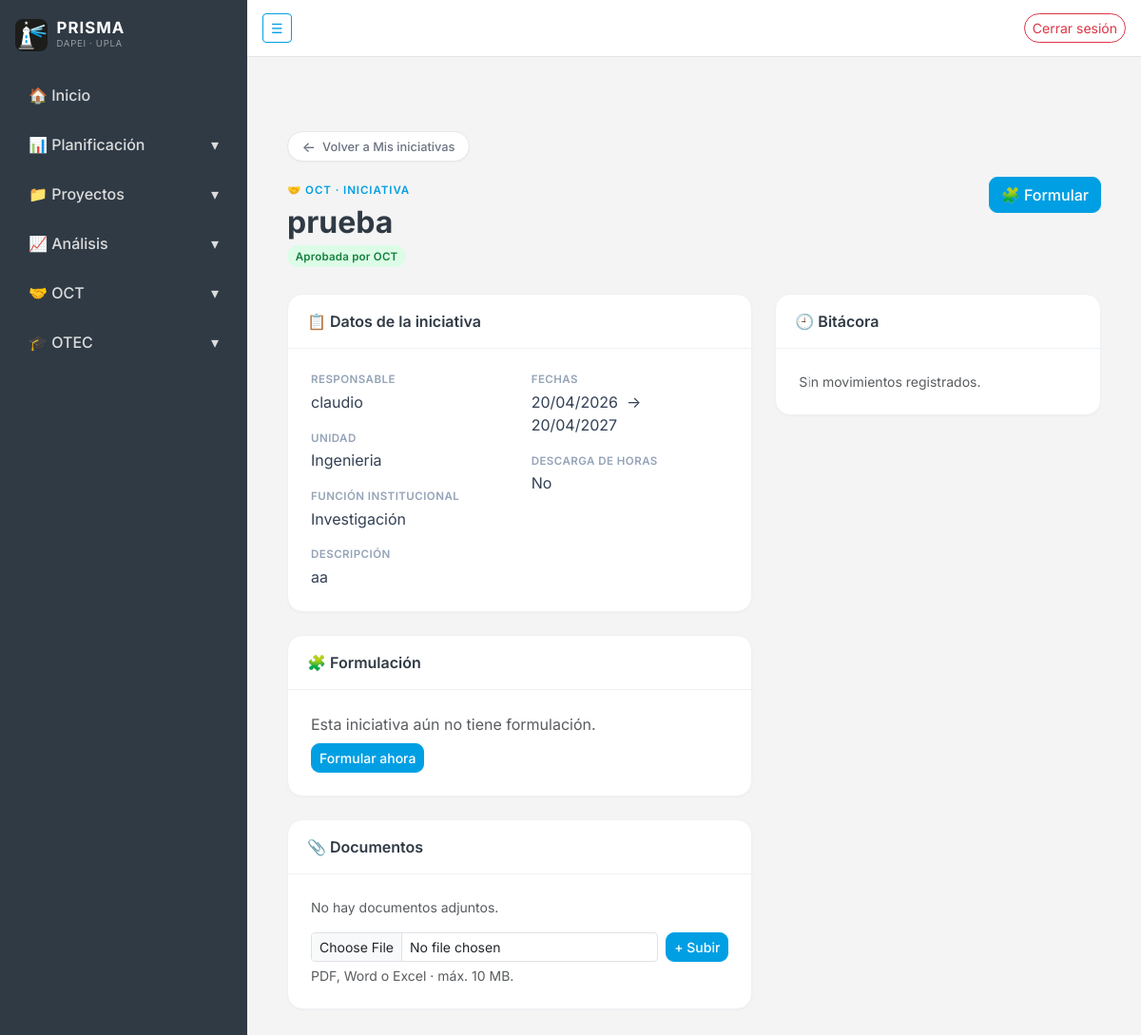
Page /oct/iniciativas/1/ (signed in) on the committed database.
### oct/models.py (models this page shows, shortened)
class Iniciativa(models.Model):
    class FuncionInstitucional(models.TextChoices):
        DOCENCIA = "DOCENCIA", "Docencia"
        INVESTIGACION = "INVESTIGACION", "Investigación"
        VINCULACION = "VINCULACION", "Vinculación con el Medio"
        GESTION = "GESTION", "Gestión Estratégica"
    class Estado(models.TextChoices):
        BORRADOR = "BORRADOR", "Borrador"
        ENVIADA = "ENVIADA", "Enviada"
        REVISION_OCT = "REVISION_OCT", "Revisión OCT"
        DEVUELTA = "DEVUELTA", "Devuelta con observaciones"
        APROBADA = "APROBADA", "Aprobada por OCT"
        POSTULADA = "POSTULADA", "Postulada"
        ADJUDICADA = "ADJUDICADA", "Adjudicada"
        NO_ADJUDICADA = "NO_ADJUDICADA", "No adjudicada"
    nombre = models.CharField(max_length=255)
    descripcion = models.CharField(max_length=500)
    unidad = models.CharField(max_length=255)
    responsable = models.ForeignKey(
        User,
        on_delete=models.CASCADE,
        related_name="iniciativas"
    )
    funcion_institucional = models.CharField(
        max_length=30,
        choices=FuncionInstitucional.choices
    )
    estado = models.CharField(
        max_length=30,
        choices=Estado.choices,
        default=Estado.BORRADOR
    )
    fecha_inicio = models.DateField(null=True, blank=True)
    fecha_termino = models.DateField(null=True, blank=True)
    descarga_horas = models.BooleanField(default=False)
    fecha_creacion = models.DateTimeField(auto_now_add=True)
    fecha_actualizacion = models.DateTimeField(auto_now=True)
    observaciones = models.TextField(blank=True, null=True)

### oct/views.py (the view)
# urls.py: path('iniciativas/<int:pk>/', views.detalle_iniciativa, name='detalle_iniciativa'),
@login_required
def detalle_iniciativa(request, pk):
    iniciativa = get_object_or_404(Iniciativa, pk=pk)
    if not puede_ver_iniciativa(request.user, iniciativa):
        raise PermissionDenied
    es_responsable = iniciativa.responsable_id == request.user.id
    return render(request, "oct/detalle_iniciativa.html", {
        "iniciativa": iniciativa,
        "formulacion": getattr(iniciativa, "formulacion", None),
        "documentos": iniciativa.documentos.all(),
        "movimientos": iniciativa.movimientos.select_related("usuario"),
        "es_responsable": es_responsable,
        "es_aprobador": es_aprobador(request.user),
        "Estado": Iniciativa.Estado,
    })

### oct/views.py (called while the page is built)
def es_aprobador(user):
    return user.is_authenticated and user.groups.filter(name=GRUPO_APROBADORES).exists()

def puede_ver_iniciativa(user, iniciativa):
    return iniciativa.responsable_id == user.id or es_aprobador(user)

### oct/templates/oct/detalle_iniciativa.html (shortened to what this page needs)
{% extends "core/base.html" %}
{% block content %}
<div class="container py-5">
    <div class="mb-3">
        <a href="{% url 'oct:mis_iniciativas' %}" class="btn-volver">
            <span class="arrow">←</span> Volver a Mis iniciativas
        </a>
    </div>
    <div class="oct-page-head">
        <div>
            <span class="oct-eyebrow">🤝 OCT · Iniciativa</span>
            <h2>{{ iniciativa.nombre }}</h2>
            <p class="oct-sub mb-0">
                {% include "oct/partials/badge_estado.html" with estado=iniciativa.estado label=iniciativa.get_estado_display %}
            </p>
        </div>
        {% if es_responsable %}
        <div class="d-flex gap-2 flex-wrap">
            {% if iniciativa.estado == Estado.BORRADOR or iniciativa.estado == Estado.DEVUELTA %}
                <a href="{% url 'oct:editar_iniciativa' iniciativa.pk %}" class="btn btn-oct">✏️ Editar</a>
            {% elif iniciativa.estado == Estado.APROBADA %}
                <a href="{% url 'oct:formular_iniciativas' %}" class="btn btn-oct">🧩 Formular</a>
            {% endif %}
        </div>
        {% endif %}
    </div>
    <div class="row g-4">
        <div class="col-lg-7">
            <div class="oct-card mb-4">
                <div class="oct-card-head">📋 Datos de la iniciativa</div>
                <div class="card-body p-4">
                    <div class="row">
                        <div class="col-md-6">
                            <div class="oct-field">
                                <div class="oct-field-label">Responsable</div>
                                <div class="oct-field-value">{{ iniciativa.responsable }}</div>
                            </div>
                            <div class="oct-field">
                                <div class="oct-field-label">Unidad</div>
                                <div class="oct-field-value">{{ iniciativa.unidad }}</div>
                            </div>
                            <div class="oct-field">
                                <div class="oct-field-label">Función institucional</div>
                                <div class="oct-field-value">{{ iniciativa.get_funcion_institucional_display }}</div>
                            </div>
                        </div>
                        <div class="col-md-6">
                            <div class="oct-field">
                                <div class="oct-field-label">Fechas</div>
                                <div class="oct-field-value">
                                    {{ iniciativa.fecha_inicio|date:"d/m/Y"|default:"—" }}
                                    &nbsp;→&nbsp;
                                    {{ iniciativa.fecha_termino|date:"d/m/Y"|default:"—" }}
                                </div>
                            </div>
                            <div class="oct-field">
                                <div class="oct-field-label">Descarga de horas</div>
                                <div class="oct-field-value">{% if iniciativa.descarga_horas %}Sí{% else %}No{% endif %}</div>
                            </div>
                        </div>
                        <div class="col-12">
                            <div class="oct-field mb-0">
                                <div class="oct-field-label">Descripción</div>
                                <div class="oct-field-value">{{ iniciativa.descripcion }}</div>
                            </div>
                        </div>
                    </div>
                </div>
            </div>
            <div class="oct-card mb-4">
                <div class="oct-card-head">
                    🧩 Formulación
                </div>
                <div class="card-body p-4">
                    {% if formulacion %}
                        <div class="oct-field">
                            <div class="oct-field-label">Fondo o licitación</div>
                            <div class="oct-field-value fw-semibold">{{ formulacion.nombre_fondo }}</div>
                        </div>
                        <a href="{% url 'oct:ver_formulacion' iniciativa.id %}" class="btn btn-sm btn-oct-ghost">
                            Ver formulación completa →
                        </a>
                    {% elif iniciativa.estado == Estado.APROBADA and es_responsable %}
                        <p class="text-muted mb-2">Esta iniciativa aún no tiene formulación.</p>
                        <a href="{% url 'oct:formular_iniciativas' %}" class="btn btn-sm btn-oct">Formular ahora</a>
                    {% else %}
                        <div class="text-muted">Sin formulación registrada.</div>
                    {% endif %}
                </div>
            </div>
            <div class="oct-card">
                <div class="oct-card-head">📎 Documentos</div>
                <div class="card-body p-4">
                    {% for doc in documentos %}
                        <div class="oct-doc">
                            <span class="oct-doc-icon">📄</span>
                            <a class="oct-doc-name" href="{{ doc.archivo.url }}" target="_blank" rel="noopener">
                                {{ doc.nombre_archivo }}
                            </a>
                            <span class="oct-doc-date">{{ doc.fecha_subida|date:"d/m/Y" }}</span>
                            {% if es_responsable %}
                            <form method="post" action="{% url 'oct:eliminar_documento_iniciativa' doc.pk %}"
                                  class="confirm-form" data-msg="¿Eliminar este documento?">
                                {% csrf_token %}
                                <button class="btn btn-sm btn-link text-danger p-0">✕</button>
                            </form>
                            {% endif %}
                        </div>
                    {% empty %}
                        <p class="text-muted small mb-3">No hay documentos adjuntos.</p>
                    {% endfor %}
                    {% if es_responsable %}
                    <form method="post" action="{% url 'oct:subir_documento_iniciativa' iniciativa.pk %}"
                          enctype="multipart/form-data" class="d-flex gap-2 mt-2">
                        <input type="file" name="archivo" class="form-control form-control-sm" required>
                        <button class="btn btn-sm btn-oct text-nowrap">+ Subir</button>
                    </form>
                    <div class="form-text">PDF, Word o Excel · máx. 10 MB.</div>
                    {% endif %}
                </div>
            </div>
        </div>
        <div class="col-lg-5">
            <div class="oct-card">
                <div class="oct-card-head">🕘 Bitácora</div>
                <div class="card-body p-4">
                    <ul class="oct-timeline">
                        {% for m in movimientos %}
                        <li class="oct-tl-item">
                            <span class="oct-tl-dot {{ m.tipo|lower }}"></span>
                            <div class="oct-tl-meta">
                                {{ m.fecha|date:"d/m/Y H:i" }}
                                {% if m.usuario %} · {{ m.usuario.get_full_name|default:m.usuario.username }}{% endif %}
                            </div>
                            <div class="oct-tl-detalle">
                                <span class="oct-tl-tipo">{{ m.get_tipo_display }}.</span>
                                {{ m.detalle }}
                            </div>
                        </li>
                        {% empty %}
                        <li class="text-muted small">Sin movimientos registrados.</li>
                        {% endfor %}
                    </ul>
                </div>
            </div>
        </div>
    </div>
</div>
{% endblock %}

### core/templates/core/base.html (style rules this page uses)
:root { --font-sans: 'Inter', -apple-system, BlinkMacSystemFont, 'Segoe UI', Roboto, sans-serif; --font-mono: 'JetBrains Mono', ui-monospace, 'SFMono-Regular', Menlo, monospace; }
body { overflow-x: hidden; background-color: #f4f4f4; color: #565656; font-family: var(--font-sans); font-feature-settings: 'cv02', 'cv03', 'cv04', 'cv11'; -webkit-font-smoothing: antialiased; -moz-osx-font-smoothing: grayscale; }
.btn-volver { display: inline-flex; align-items: center; gap: .45rem; background: #ffffff; border: 1px solid #e5e7eb; color: #6b7280; border-radius: 999px; padding: .35rem .9rem; font-size: .8rem; font-weight: 500; text-decoration: none; transition: all .15s ease; box-shadow: 0 1px 2px rgba(0,0,0,0.03); }
.btn-volver .arrow { display: inline-block; font-size: .95rem; line-height: 1; transition: transform .15s ease; }

### oct/templates/oct/partials/estilos.html (style rules this page uses)
.oct-page-head { display: flex; align-items: flex-start; justify-content: space-between; gap: 1rem; flex-wrap: wrap; margin-bottom: 1.75rem; }
.oct-eyebrow { display: inline-flex; align-items: center; gap: .4rem; font-size: .72rem; font-weight: 600; letter-spacing: .08em; text-transform: uppercase; color: #009fe3; margin-bottom: .35rem; }
.oct-page-head h2 { font-weight: 700; color: #2f3a45; margin: 0; }
.oct-page-head .oct-sub { color: #94a3b8; margin: .25rem 0 0; font-size: .95rem; }
.oct-card { background: #fff; border: 1px solid #eef1f4; border-radius: 16px; box-shadow: 0 1px 2px rgba(0,0,0,.03); }
.btn-oct { background: #009fe3; border-color: #009fe3; color: #fff; border-radius: 9px; font-weight: 500; }
.oct-field { margin-bottom: 1.1rem; }
.oct-field-label { font-size: .72rem; font-weight: 600; letter-spacing: .04em; text-transform: uppercase; color: #94a3b8; margin-bottom: .15rem; }
.oct-field-value { color: #334155; }
.oct-card-head { padding: 1rem 1.25rem; border-bottom: 1px solid #eef1f4; font-weight: 600; color: #2f3a45; display: flex; align-items: center; gap: .5rem; }
.oct-timeline { list-style: none; margin: 0; padding: 0; position: relative; }
.oct-timeline::before { content: ""; position: absolute; left: 9px; top: 4px; bottom: 4px; width: 2px; background: #eef1f4; }

### rows in the picture
Iniciativa: nombre "prueba", responsable "claudio", unidad "Ingenieria", funcion_institucional "Investigación", fecha_inicio "20/04/2026", fecha_termino "20/04/2027", descripcion "aa"

### other values in the picture
{{ label }} "Aprobada por OCT"
